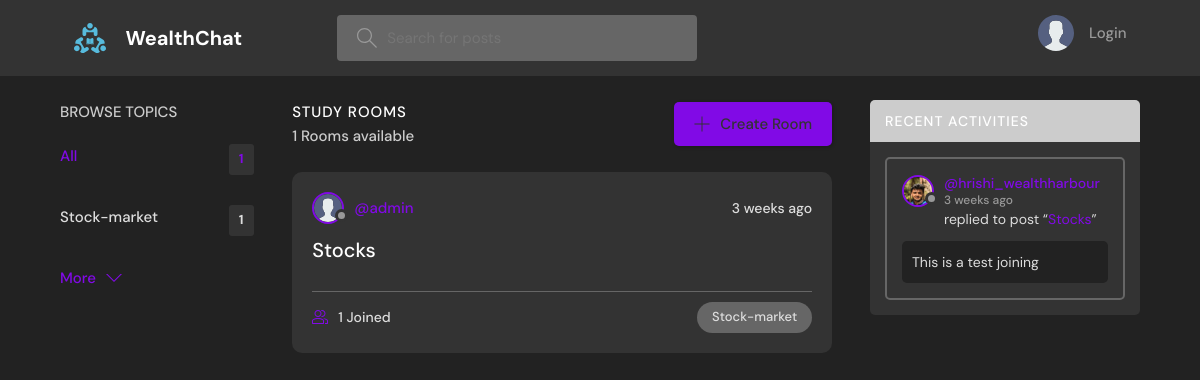
The page / on the database its author committed.
### base/models.py (models this page shows, shortened)
class Topic(models.Model):
    name = models.CharField(max_length=200)

class Room(models.Model):
    host = models.ForeignKey(User, on_delete=models.SET_NULL, null=True)
    topic = models.ForeignKey(Topic, on_delete=models.SET_NULL, null=True)
    name = models.CharField(max_length=200)
    description = models.TextField(null=True, blank=True)
    participants = models.ManyToManyField(
        User, related_name='participants', blank=True)
    updated = models.DateTimeField(auto_now=True)
    created = models.DateTimeField(auto_now_add=True)
    class Meta:
        ordering = ['-updated', '-created']
    def __str__(self):
        return self.name

class User(AbstractUser):
    name = models.CharField(max_length=200, null=True)
    email = models.EmailField(unique=True, null=True)
    bio = models.TextField(null=True)
    avatar = models.ImageField(null=True, default="avatar.svg")
    USERNAME_FIELD = 'email'
    REQUIRED_FIELDS = []

class Message(models.Model):
    user = models.ForeignKey(User, on_delete=models.CASCADE)
    room = models.ForeignKey(Room, on_delete=models.CASCADE)
    body = models.TextField()
    updated = models.DateTimeField(auto_now=True)
    created = models.DateTimeField(auto_now_add=True)
    class Meta:
        ordering = ['-updated', '-created']

### base/views.py (the view)
# urls.py: path('', views.home, name="home"),
def home(request):
    q = request.GET.get('q') if request.GET.get('q') != None else ''
    rooms = Room.objects.filter(
        Q(topic__name__icontains=q) |
        Q(name__icontains=q) |
        Q(description__icontains=q)
    )
    topics = Topic.objects.all()[0:5]
    room_count = rooms.count()
    room_messages = Message.objects.filter(
        Q(room__topic__name__icontains=q))[0:3]
    context = {'rooms': rooms, 'topics': topics,
               'room_count': room_count, 'room_messages': room_messages}
    return render(request, 'base/home.html', context)

### base/templates/base/home.html (shortened to what this page needs)
{% extends 'main.html' %}
{% block content %}
<main class="layout layout--3">
  <div class="container">
    {% include 'base/topics_component.html' %}
    <div class="roomList">
      <div class="roomList__header">
        <div>
          <h2>Study Rooms</h2>
          <p>{{room_count}} Rooms available</p>
        </div>
        <a class="btn btn--main" href="{% url 'create-room' %}">
          <svg version="1.1" xmlns="http://www.w3.org/2000/svg" width="32" height="32" viewBox="0 0 32 32">
            <title>add</title>
            <path
              d="M16.943 0.943h-1.885v14.115h-14.115v1.885h14.115v14.115h1.885v-14.115h14.115v-1.885h-14.115v-14.115z">
            </path>
          </svg>
          Create Room
        </a>
      </div>
      {% include 'base/feed_component.html' %}
    </div>
    {% include 'base/activity_component.html' %}
  </div>
</main>
{% endblock %}

### base/templates/base/topics_component.html
<div class="topics">
    <div class="topics__header">
        <h2>Browse Topics</h2>
    </div>
    <ul class="topics__list">
        <li>
            <a href="{% url 'home' %}" class="active">All <span>{{topics.count}}</span></a>
        </li>
        {% for topic in topics %}
        <li>
            <a href="{% url 'home' %}?q={{topic.name}}">{{topic.name}}<span>{{topic.room_set.all.count}}</span></a>
        </li>
        {% endfor %}
    </ul>
    <a class="btn btn--link" href="{% url 'topics' %}">
        More
        <svg version="1.1" xmlns="http://www.w3.org/2000/svg" width="32" height="32" viewBox="0 0 32 32">
            <title>chevron-down</title>
            <path d="M16 21l-13-13h-3l16 16 16-16h-3l-13 13z"></path>
        </svg>
    </a>
</div>

### base/templates/base/feed_component.html (shortened to what this page needs)
{% for room in rooms %}
<div class="roomListRoom">
    <div class="roomListRoom__header">
        <a href="{% url 'user-profile' room.host.id %}" class="roomListRoom__author">
            <div class="avatar avatar--small">
                <img src="{{room.host.avatar.url}}" />
            </div>
            <span>@{{room.host.username}}</span>
        </a>
        <div class="roomListRoom__actions">
            <span>{{room.created|timesince}} ago</span>
        </div>
    </div>
    <div class="roomListRoom__content">
        <a href="{% url 'room' room.id %}">{{room.name}}</a>
    </div>
    <div class="roomListRoom__meta">
        <a href="{% url 'room' room.id %}" class="roomListRoom__joined">
            {{room.participants.all.count}} Joined
        </a>
        <p class="roomListRoom__topic">{{room.topic.name}}</p>
    </div>
</div>
{% endfor %}

### base/templates/base/activity_component.html (shortened to what this page needs)
<div class="activities">
    <div class="activities__header">
        <h2>Recent Activities</h2>
    </div>
    {% for message in room_messages %}
    <div class="activities__box">
        <div class="activities__boxHeader roomListRoom__header">
            <a href="{% url 'user-profile' message.user.id %}" class="roomListRoom__author">
                <div class="avatar avatar--small">
                    <img src="{{message.user.avatar.url}}" />
                </div>
                <p>
                    @{{message.user.username}}
                    <span>{{message.created|timesince}} ago</span>
                </p>
            </a>
        </div>
        <div class="activities__boxContent">
            <p>replied to post “<a href="{% url 'room' message.room.id %}">{{message.room}}</a>”</p>
            <div class="activities__boxRoomContent">{{message.body}}</div>
        </div>
    </div>
    {% endfor %}
</div>

### rows shown on the page
Topic: name "Stock-market", room_set.all.count "1"
Room: host.avatar (placeholder picture), host.username "admin", created "3 weeks", name "Stocks", participants.all.count "1", topic.name "Stock-market"
Message: user.avatar (picture), user.username "hrishi_wealthharbour", created "3 weeks", room "Stocks", body "This is a test joining"

### other values the page prints
{{ topics.count }} "1"
{{ room_count }} "1"
